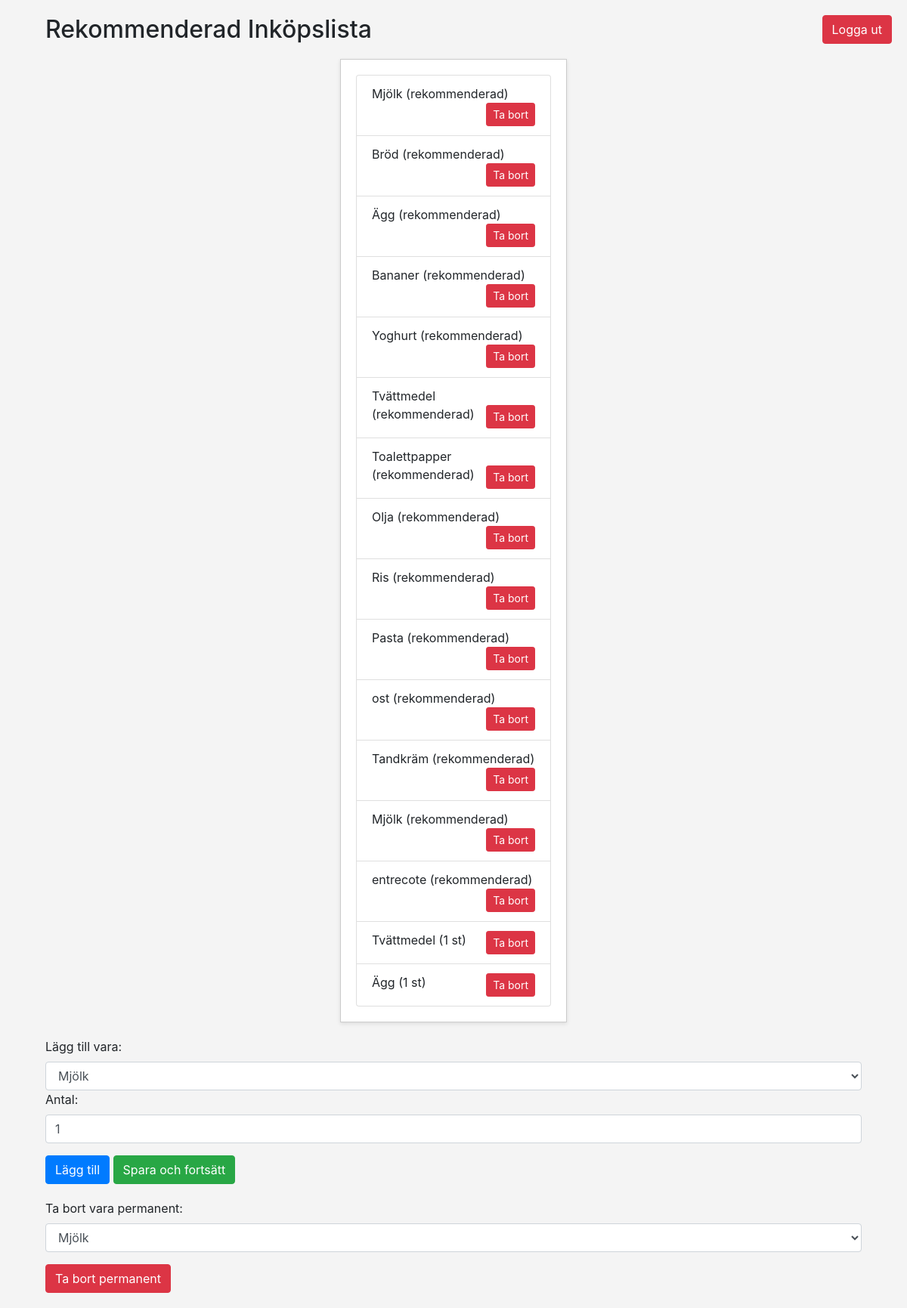
The page /generate_shopping_list.php (signed in) on the database as committed earlier.
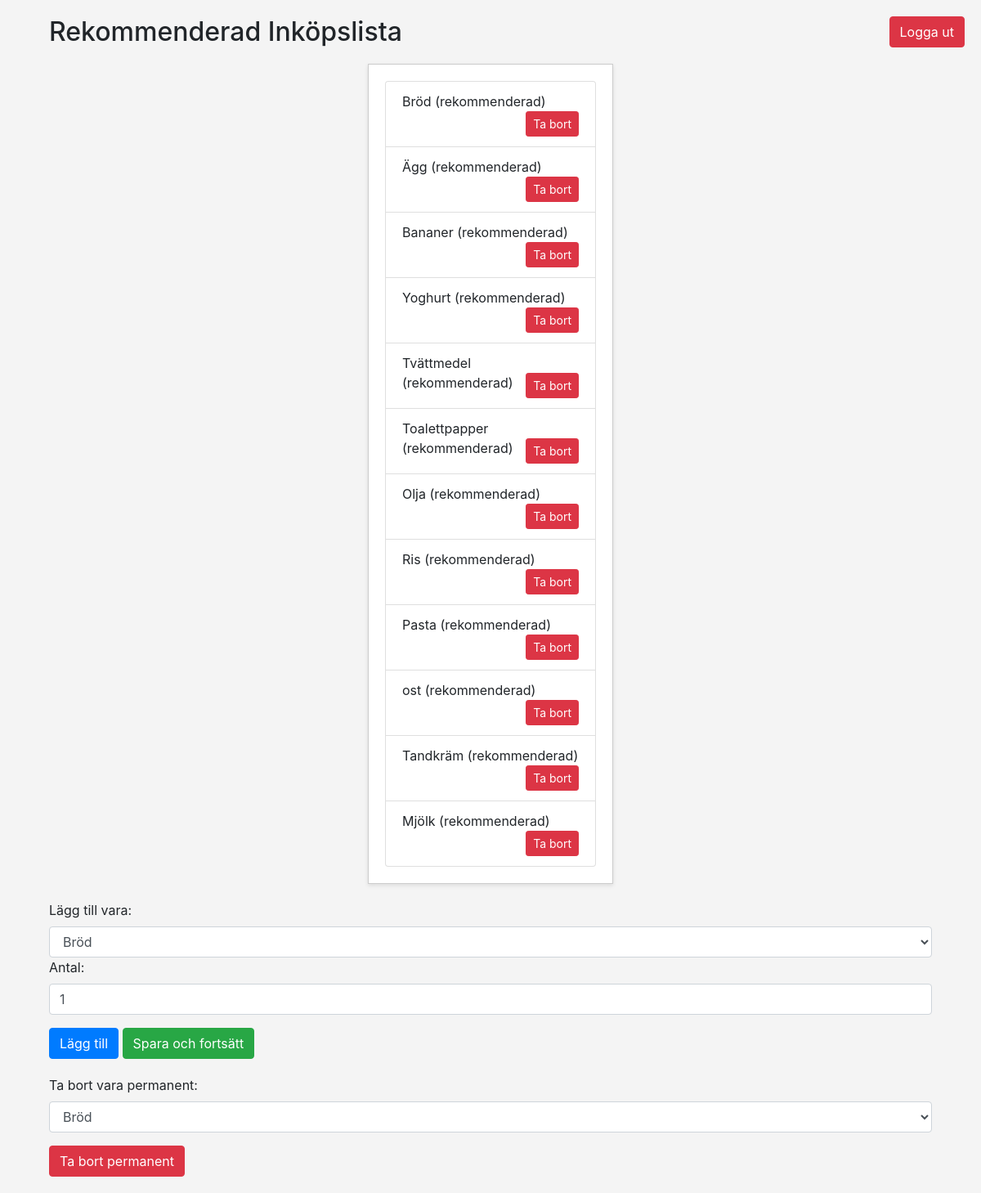
The same page on the database as committed later.
### tables this page shows
CREATE TABLE Items (
    ItemID INTEGER PRIMARY KEY AUTOINCREMENT,
    "ItemName" TEXT NOT NULL,
    Quantity INTEGER NOT NULL DEFAULT 0  -- Tracks current stock levels
);

### src/functions.php (called while the page is built, shortened)
<?php
function getRecommendedItems($userId, $db) {
    $sql = "
        SELECT
            i.ItemID,
            i.ItemName AS ItemName,
            MAX(p.PurchaseDate) AS LastPurchaseDate,
            AVG(p.DateDiff) AS AvgInterval
        FROM Items i
        LEFT JOIN (
            SELECT
                PurchaseDetails.ItemID,
                Purchases.PurchaseDate,
                julianday(Purchases.PurchaseDate) - lag(julianday(Purchases.PurchaseDate))
                OVER (PARTITION BY PurchaseDetails.ItemID ORDER BY Purchases.PurchaseDate) AS DateDiff
            FROM Purchases
            JOIN PurchaseDetails ON Purchases.PurchaseID = PurchaseDetails.PurchaseID
            WHERE Purchases.UserID = :userId
        ) p ON i.ItemID = p.ItemID
        GROUP BY i.ItemID;
    ";
    $stmt = $db->prepare($sql);
    $stmt->bindValue(':userId', $userId, SQLITE3_INTEGER);
    $result = $stmt->execute();
    $items = [];
    while ($row = $result->fetchArray(SQLITE3_ASSOC)) {
        $items[] = $row;
    }
    return $items;
}
function getAllItems($db) {
    $sql = "SELECT ItemID, ItemName FROM Items";
    $result = $db->query($sql);
    $items = [];
    while ($row = $result->fetchArray(SQLITE3_ASSOC)) {
        $items[] = $row;
    }
    return $items;
}
function getUserShoppingList($userId, $db) {
    $stmt = $db->prepare('SELECT Items.ItemID, Items.ItemName, UserShoppingList.Quantity FROM UserShoppingList JOIN Items ON UserShoppingList.ItemID = Items.ItemID WHERE UserShoppingList.UserID = :userId');
    $stmt->bindValue(':userId', $userId, SQLITE3_INTEGER);
    $result = $stmt->execute();
    $items = [];
    while ($row = $result->fetchArray(SQLITE3_ASSOC)) {
        $items[] = $row;
    }
    return $items;
}
?>

### src/generate_shopping_list.php (the view, shortened to what this page needs)
<?php
include 'functions.php';
include 'logoutheader.php';
$userId = $_SESSION['user_id'];
$db = new SQLite3(__DIR__ . '/../database/account_items.db');
$recommendations = getRecommendedItems($userId, $db);
$shoppingList = getUserShoppingList($userId, $db);
$allItems = getAllItems($db);
?>
<!DOCTYPE html>
<html lang="sv">
<head>
    <link rel="stylesheet" href="https://maxcdn.bootstrapcdn.com/bootstrap/4.5.2/css/bootstrap.min.css">
</head>
<body>
    <div class="container">
        <h2>Rekommenderad Inköpslista</h2>
        <div class="list-box">
            <ul class="list-group">
                <?php foreach ($recommendations as $item): ?>
                    <li class="list-group-item">
                        <?= htmlspecialchars($item['ItemName']) ?> (rekommenderad)
                        <form action="generate_shopping_list.php" method="post" style="display:inline;">
                            <button type="submit" name="delete_item" class="btn btn-danger btn-sm delete-button">Ta bort</button>
                        </form>
                    </li>
                <?php endforeach; ?>
                <?php foreach ($shoppingList as $item): ?>
                    <li class="list-group-item">
                        <?= htmlspecialchars($item['ItemName']) ?> (<?= htmlspecialchars($item['Quantity']) ?> st)
                        <form action="generate_shopping_list.php" method="post" style="display:inline;">
                            <button type="submit" name="delete_item" class="btn btn-danger btn-sm delete-button">Ta bort</button>
                        </form>
                    </li>
                <?php endforeach; ?>
            </ul>
        </div>
        <div class="dropdown-box">
            <form action="generate_shopping_list.php" method="post">
                <div class="form-group">
                    <label for="item_id">Lägg till vara:</label>
                    <select name="item_id" id="item_id" class="form-control">
                        <?php foreach ($allItems as $item): ?>
                            <option value="<?= $item['ItemID'] ?>"><?= htmlspecialchars($item['ItemName']) ?></option>
                        <?php endforeach; ?>
                    </select>
                    <label for="quantity">Antal:</label>
                    <input type="number" name="quantity" id="quantity" class="form-control" value="1" min="1">
                </div>
                <button type="submit" name="add_item" class="btn btn-primary">Lägg till</button>
                <button type="submit" name="finalize_list" class="btn btn-success">Spara och fortsätt</button>
            </form>
            <form action="generate_shopping_list.php" method="post" style="margin-top: 20px;">
                <div class="form-group">
                    <label for="delete_item_id">Ta bort vara permanent:</label>
                    <select name="item_id" id="delete_item_id" class="form-control">
                        <?php foreach ($allItems as $item): ?>
                            <option value="<?= $item['ItemID'] ?>"><?= htmlspecialchars($item['ItemName']) ?></option>
                        <?php endforeach; ?>
                    </select>
                </div>
                <button type="submit" name="delete_item_permanently" class="btn btn-danger">Ta bort permanent</button>
            </form>
        </div>
    </div>
</body>
</html>

### src/logoutheader.php (shortened to what this page needs)
<!DOCTYPE html>
<html lang="sv">
<head>
    <link rel="stylesheet" href="https://maxcdn.bootstrapcdn.com/bootstrap/4.5.2/css/bootstrap.min.css">
</head>
<body>
    <?php if (isset($_SESSION["logged_in_user"])): ?>
        <form action="logout.php" method="post" class="logout-button">
            <button type="submit" class="btn btn-danger">Logga ut</button>
        </form>
    <?php endif; ?>
    <div class="container">

### src/logoutheader.php (style rules this page uses)
body { padding: 20px; background-color: #f4f4f4; }
.logout-button { position: absolute; top: 20px; right: 20px; }

### src/generate_shopping_list.php (style rules this page uses)
body { padding: 20px; background-color: #f4f4f4; }
.list-box { border: 1px solid #ccc; padding: 20px; margin-top: 20px; background-color: #fff; width: 300px; box-shadow: 0 2px 5px rgba(0,0,0,0.1); position: relative; left: 50%; transform: translateX(-50%); }
.dropdown-box { margin-top: 20px; }
.delete-button { float: right; }

Rows that differ between the two databases and show on the page:
removed items: ItemName "Mjölk"
removed items: ItemName "entrecote"
Other text that changed with them:
form field item_id: "Mjölk" → "Bröd"
list line gone: "Tvättmedel ( 1 st) Ta bort"
list line gone: "Ägg ( 1 st) Ta bort"
